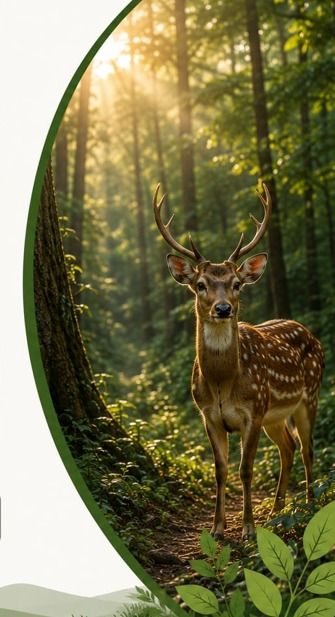
#> input picture 3rd_Lab/source.png, 335 x 617 px
$ python hIstogramMaching.py
#> lines starting #> are read from the running program, lines starting #| are printed output that depends on the picture
import cv2
import numpy as np
from matplotlib import pyplot as plt

# Read Images
source = cv2.imread("source.png", 0)
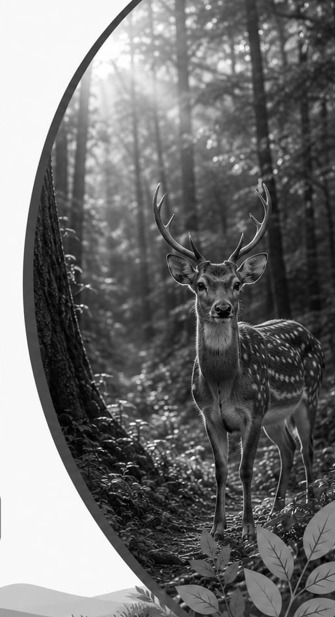
#> source: shape (617, 335); min 0, max 255, mean 114
reference = cv2.imread("reference.png", 0)
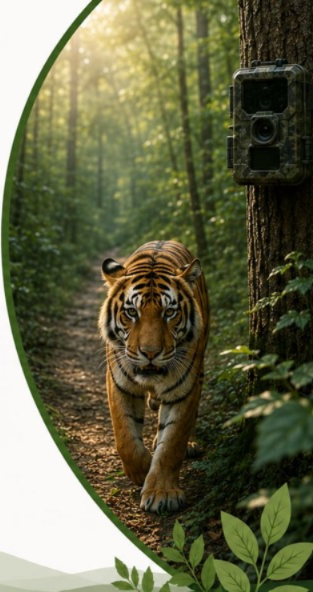
#> input picture 3rd_Lab/reference.png, 313 x 592 px
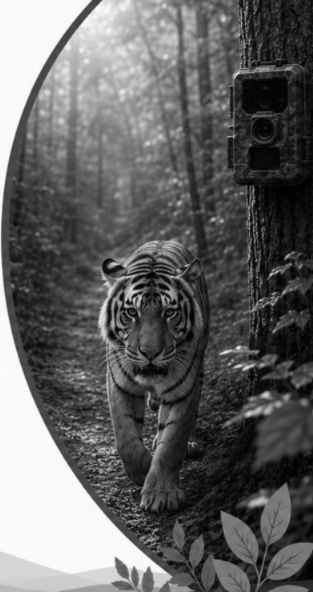
#> reference: shape (592, 313); min 0, max 252, mean 99.3

# Histogram Matching Function
def histogram_matching(source, reference):

    src_hist, _ = np.histogram(source.flatten(), 256, [0,256])
#> src_hist = 256 values, max 25925 at index 248, min 63 at index 0, mean 807.4
    ref_hist, _ = np.histogram(reference.flatten(), 256, [0,256])
#> ref_hist = 256 values, max 15678 at index 250, min 0 at index 253, mean 723.8

    src_cdf = src_hist.cumsum()
#> src_cdf = 256 values from 63 to 206695
    ref_cdf = ref_hist.cumsum()
#> ref_cdf = 256 values from 82 to 185296

    src_cdf = src_cdf / src_cdf[-1]
#> src_cdf = 256 values from 0.000305 to 1
    ref_cdf = ref_cdf / ref_cdf[-1]
#> ref_cdf = 256 values from 0.000443 to 1

    lookup = np.zeros(256)

    j = 0
    for i in range(256):
        while j < 255 and ref_cdf[j] < src_cdf[i]:
            j += 1
        lookup[i] = j

    matched = lookup[source].astype(np.uint8)
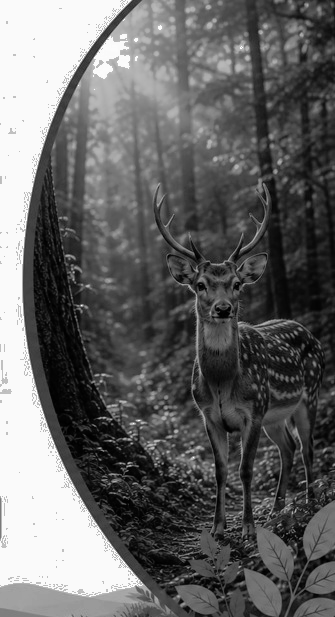
#> matched: shape (617, 335); min 0, max 252, mean 101.4

    return matched

matched = histogram_matching(source, reference)

cv2.imshow("Source Image", source)
cv2.imshow("Reference Image", reference)
cv2.imshow("Matched Image", matched)

cv2.waitKey(0)
cv2.destroyAllWindows()

# Histograms
plt.figure(figsize=(10,5))

plt.subplot(131)
plt.hist(source.ravel(),256,[0,256])
plt.title("Source")

plt.subplot(132)
plt.hist(reference.ravel(),256,[0,256])
plt.title("Reference")

plt.subplot(133)
plt.hist(matched.ravel(),256,[0,256])
plt.title("Matched")

plt.show()
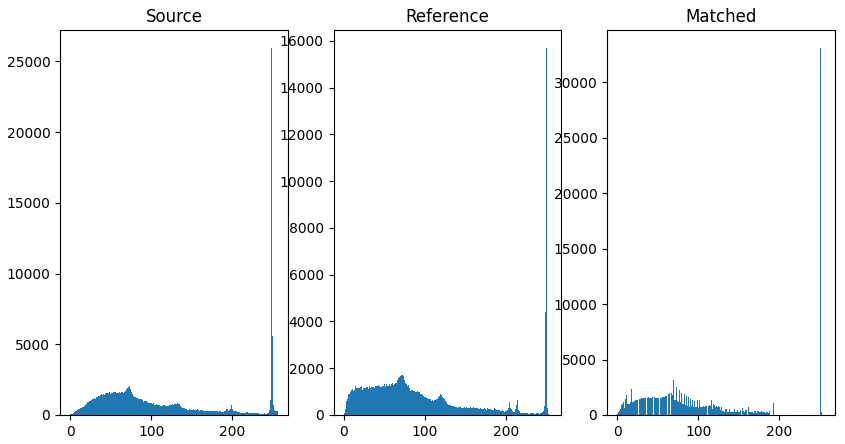
#> figure drawn by matplotlib, 3 panels; panel 1: tallest bar 25925 high, from x = 248 to 249; panel 2: tallest bar 15678 high, from x = 250 to 251; panel 3: tallest bar 33066 high, from x = 250 to 251
